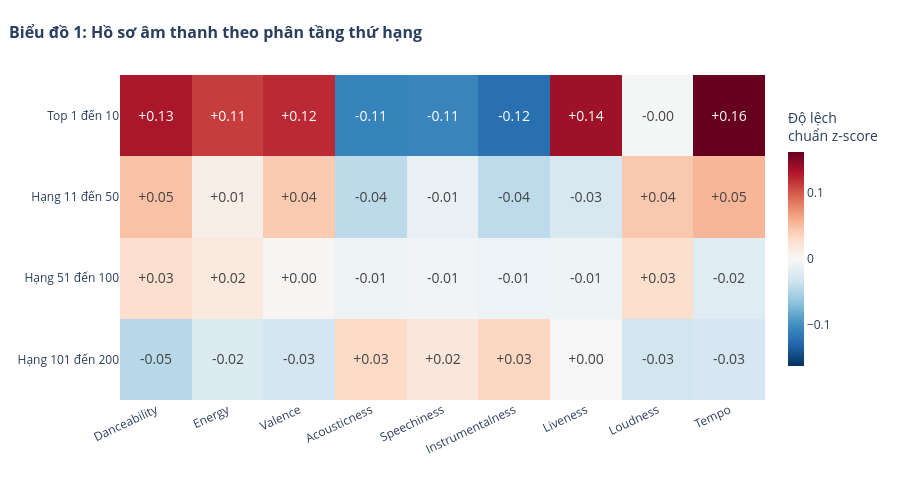

The code cell stored with this chart in its notebook:
### Markdown cell above
## Biểu đồ 1: Hồ sơ 9 đặc trưng âm thanh theo nhóm thứ hạng Spotify Global (2020–2022)

### Code cell
all_features4 = ['danceability', 'energy', 'valence', 'acousticness', 'speechiness', 'instrumentalness', 'liveness', 'loudness', 'tempo']
labels4 = ['Danceability', 'Energy', 'Valence', 'Acousticness', 'Speechiness', 'Instrumentalness', 'Liveness', 'Loudness', 'Tempo']

df_global4 = df_charts[(df_charts['chart_country'] == 'Global') & (df_charts['year'].between(2020, 2022))].copy()
df_global4 = df_global4.drop_duplicates(
    subset=['chart_country', 'week', 'rank', 'track_id'])
band_order4 = [
    'Top 1 đến 10',
    'Hạng 11 đến 50',
    'Hạng 51 đến 100',
    'Hạng 101 đến 200']

df_global4['rank_band'] = pd.cut(
    df_global4['rank'],
    bins=[0, 10, 50, 100, 200],
    labels=band_order4,
    include_lowest=True)

mean_table4 = (df_global4.groupby('rank_band', observed=False)[all_features4].mean().loc[band_order4])

overall_mean4 = df_global4[all_features4].mean()
overall_std4 = df_global4[all_features4].std(ddof=0).replace(0, np.nan)
z_table4 = (mean_table4 - overall_mean4) / overall_std4

text_z4 = [[f'{val:+.2f}' for val in row] for row in z_table4.values]

customdata4 = np.dstack([mean_table4.values, z_table4.values])

max_abs4 = float(np.nanmax(np.abs(z_table4.values)))

fig4 = go.Figure(data=go.Heatmap(z=z_table4.values,
        x=labels4,y=band_order4,
        text=text_z4,texttemplate='%{text}',textfont=dict(size=14),
        customdata=customdata4, colorscale='RdBu_r',
        zmid=0, zmin=-max_abs4, zmax=max_abs4,
        colorbar=dict(
            title='Độ lệch<br>chuẩn z-score',
            thickness=16,
            len=0.85
        ),
        hovertemplate=(
            '<b>Nhóm:</b> %{y}<br>'
            '<b>Đặc trưng:</b> %{x}<br>'
            '<b>Trung bình thực:</b> %{customdata[0]:.3f}<br>'
            '<b>Z-score:</b> %{customdata[1]:+.2f} SD'
            '<extra></extra>'
        )
    )
)

fig4.update_layout(
    title=dict(
        text='<b>Biểu đồ 1: Hồ sơ âm thanh theo phân tầng thứ hạng</b>',
        x=0.01,
        font=dict(size=16)
    ),
    xaxis=dict(tickangle=-25, tickfont=dict(size=12)),
    yaxis=dict(autorange='reversed', tickfont=dict(size=12)),
    height=480,
    margin=dict(l=120, r=40, t=75, b=80),
    template='plotly_white'
)
fig4.show()

### Figure 1 — Plotly figure (JSON) as saved in the notebook; plotly's stock layout.template omitted (floating-point values rounded to 4 significant figures)
{"data": [{"colorbar": {"len": 0.85, "thickness": 16, "title": {"text": "Độ lệch<br>chuẩn z-score"}}, "colorscale": [[0, "rgb(5,48,97)"], [0.1, "rgb(33,102,172)"], [0.2, "rgb(67,147,195)"], [0.3, "rgb(146,197,222)"], [0.4, "rgb(209,229,240)"], [0.5, "rgb(247,247,247)"], [0.6, "rgb(253,219,199)"], [0.7, "rgb(244,165,130)"], [0.8, "rgb(214,96,77)"], [0.9, "rgb(178,24,43)"], [1, "rgb(103,0,31)"]], "customdata": [0.7038, 0.1331, 0.6469, 0.1127, 0.5461, 0.1215, 0.2322, -0.1089, 0.09574, -0.1073, 0.001458, -0.1225, 0.1872, 0.1384, -6.176, -0.002365, 125.8, 0.1622, 0.6917, 0.04774, 0.6303, 0.01049, 0.5279, 0.04269, 0.2491, -0.04339, 0.1048, -0.01277, 0.006359, -0.04281, 0.1654, -0.02719, -6.068, 0.04366, 122.6, 0.05452, 0.6888, 0.02731, 0.6312, 0.01597, 0.5185, 0.002002, 0.2581, -0.008643, 0.1055, -0.005066, 0.008388, -0.009809, 0.168, -0.007695, -6.104, 0.02822, 120.5, -0.02007, 0.6783, -0.04606, 0.6248, -0.02345, 0.5111, -0.03022, 0.2687, 0.03256, 0.1078, 0.01837, 0.0111, 0.03428, 0.1691, 0.000881, -6.244, -0.03133, 120.2, -0.028], "hovertemplate": "<b>Nhóm:</b> %{y}<br><b>Đặc trưng:</b> %{x}<br><b>Trung bình thực:</b> %{customdata[0]:.3f}<br><b>Z-score:</b> %{customdata[1]:+.2f} SD<extra></extra>", "text": [["+0.13", "+0.11", "+0.12", "-0.11", "-0.11", "-0.12", "+0.14", "-0.00", "+0.16"], ["+0.05", "+0.01", "+0.04", "-0.04", "-0.01", "-0.04", "-0.03", "+0.04", "+0.05"], ["+0.03", "+0.02", "+0.00", "-0.01", "-0.01", "-0.01", "-0.01", "+0.03", "-0.02"], ["-0.05", "-0.02", "-0.03", "+0.03", "+0.02", "+0.03", "+0.00", "-0.03", "-0.03"]], "textfont": {"size": 14}, "texttemplate": "%{text}", "type": "heatmap", "x": ["Danceability", "Energy", "Valence", "Acousticness", "Speechiness", "Instrumentalness", "Liveness", "Loudness", "Tempo"], "y": ["Top 1 đến 10", "Hạng 11 đến 50", "Hạng 51 đến 100", "Hạng 101 đến 200"], "z": [[0.1331, 0.1127, 0.1215, -0.1089, -0.1073, -0.1225, 0.1384, -0.002365, 0.1622], [0.04774, 0.01049, 0.04269, -0.04339, -0.01277, -0.04281, -0.02719, 0.04366, 0.05452], [0.02731, 0.01597, 0.002002, -0.008643, -0.005066, -0.009809, -0.007695, 0.02822, -0.02007], [-0.04606, -0.02345, -0.03022, 0.03256, 0.01837, 0.03428, 0.000881, -0.03133, -0.028]], "zmax": 0.1622, "zmid": 0, "zmin": -0.1622}], "layout": {"height": 480, "margin": {"b": 80, "l": 120, "r": 40, "t": 75}, "title": {"font": {"size": 16}, "text": "<b>Biểu đồ 1: Hồ sơ âm thanh theo phân tầng thứ hạng</b>", "x": 0.01}, "xaxis": {"tickangle": -25, "tickfont": {"size": 12}}, "yaxis": {"autorange": "reversed", "tickfont": {"size": 12}}}}
